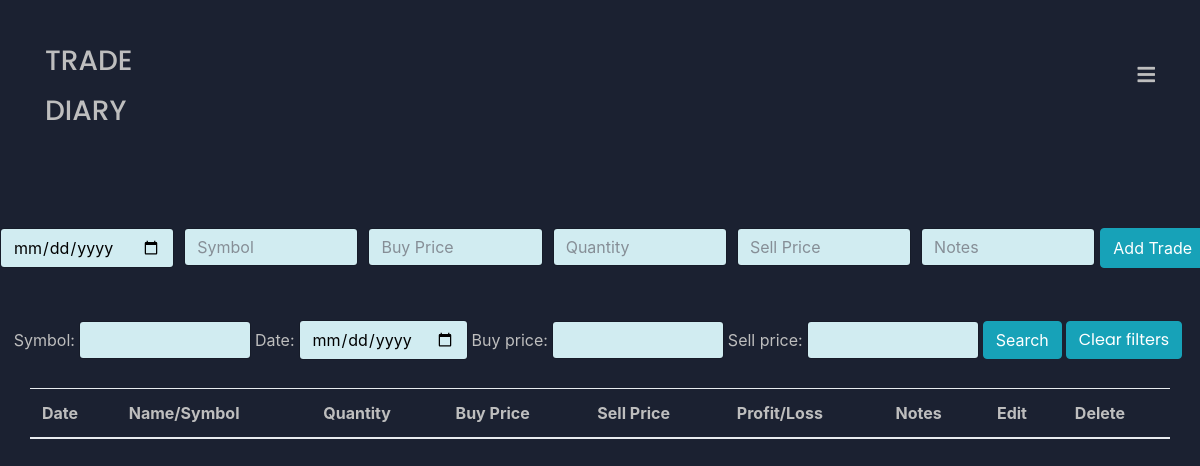
The app's page /tradesheet/, older data.
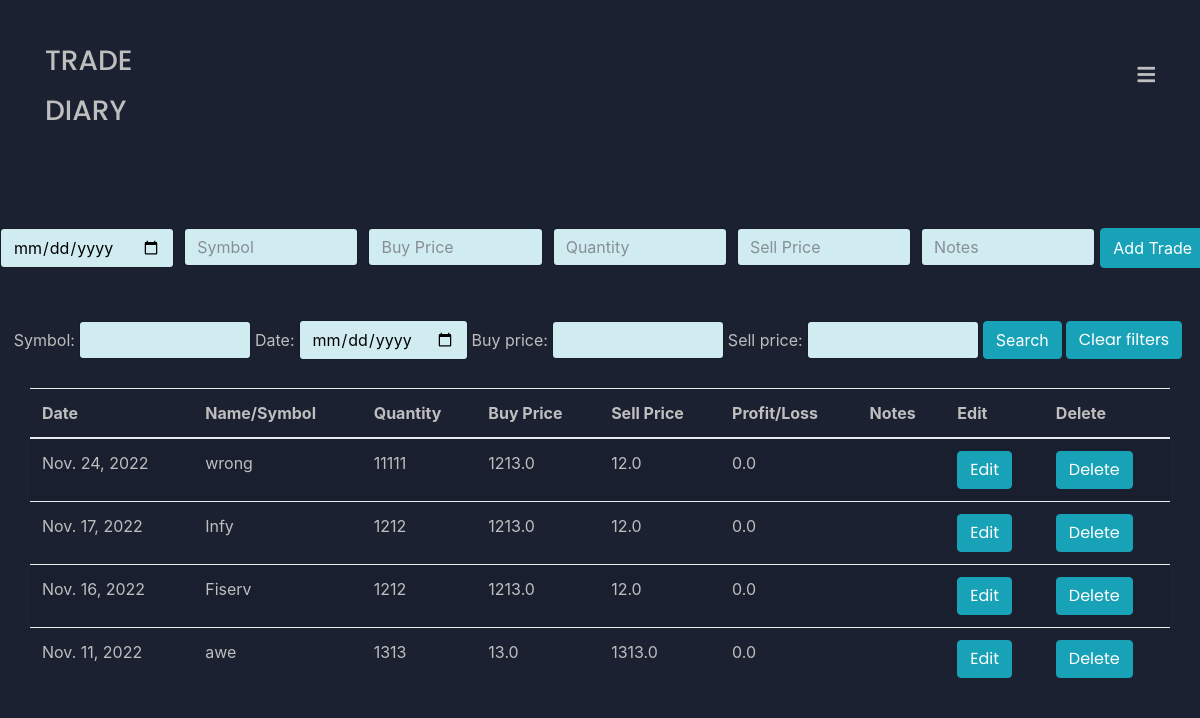
The same page, newer data.
### TradeSheet/models.py (models this page shows, shortened)
class TradeSheet(models.Model):
    date = models.DateField(auto_now=False, auto_now_add=False,blank=True,default=datetime.now)
    symbol = models.CharField(max_length=8)
    no_of_shares = models.IntegerField(default=0)
    buy_price = models.FloatField(default=0)
    sell_price = models.FloatField(default=0)
    profit_loss = models.FloatField(default=0)
    notes = models.TextField(default="")
    class Meta:
        verbose_name = ("Trading Sheet")
        ordering = ("-date",)

### TradeSheet/views.py (the view)
# urls.py: path('',views.displaysheet, name="tradesheet"),
def displaysheet(request):
    if request.method == "POST":
        form = TradeSheetForm(request.POST or None)
        if form.is_valid():
            form.save()
            messages.success(request, ("Trade Added!s"))
        else:
            for field in form:
                print("Field Error:", field.name,  field.errors)
        return redirect('tradesheet')
    else:
        sheet = TradeSheet.objects.all().values()
        myFilter = TradeSheetFilter(request.GET,queryset=sheet)
        sheet = myFilter.qs
        context = {'sheet':sheet, 'myFilter':myFilter}
        return render(request,'tradesheet.html',context)

### TradeSheet/templates/tradesheet.html (shortened to what this page needs)
{% extends 'base.html' %}
{% load mathfilters %}
{% block body %}
<br><br>
{% load static %}
<link rel="stylesheet" href="{% static 'Trade.css' %}">
<form method="POST" action="">
  <div class="form-row">
    <div class="col">
      <input type="date" class="form-control" placeholder="Date" name="date">
    </div>
    <div class="col">
      <input type="text" class="form-control" placeholder="Symbol" name="symbol">
    </div>
    <div class="col">
      <input type="text" class="form-control" placeholder="Buy Price" name="buy_price">
    </div>
    <div class="col">
      <input type="text" class="form-control" placeholder="Quantity" name="no_of_shares">
    </div>
    <div class="col">
      <input type="text" class="form-control" placeholder="Sell Price" name="sell_price">
    </div>
    <div class="col">
      <input type="text" class="form-control" placeholder="Notes" name="notes">
    </div>
    <button type="submit" class="btn btn-info">Add Trade</button>
  </div>
</form>
<br><br>
<div class="row">
  <div class="col">
        <div>
        <form method="get" class="form-inline justify-content-center">
        {{myFilter.form}}
        <button type="submit" class="btn btn-info">Search</button>
        {% if myFilter.is_bound %}
        <a href="{% url 'tradesheet' %}" class="btn btn-info m-1" role="button">Clear filters</a>
        {% endif %}
        </form>
        <br>
    </div>
  </div>
</div>
<table class="table table-hover table-striped navbar-center" style = "width: 95%;">
    <thead>
      <tr>
        <th scope="col">Date</th>
        <th scope="col">Name/Symbol</th>
        <th scope="col">Quantity</th>
        <th scope="col">Buy Price</th>
        <th scope="col">Sell Price</th>
        <th scope="col">Profit/Loss</th>
        <th scope="col">Notes</th>
        <th scope="col">Edit</th>
        <th scope="col">Delete</th>
      </tr>
    </thead>
    <tbody>
        {% for i in sheet %}
            <tr>
            <td>{{i.date}}</td>
            <td>{{i.symbol}}</td>
            <td>{{i.no_of_shares}}</td>
            <td>{{i.buy_price}}</td>
            <td>{{i.sell_price}}</td>
            <td>{{i.profit_loss}}</td>
            <td>{{i.notes}}</td>
            <td><a href="{% url 'editTrade' i.id %}" class="btn btn-info" role="button" aria-pressed="true" >Edit</a></td>
            <td><a href="{% url 'deleteTrade' i.id %}" class="btn btn-info" role="button" aria-pressed="true">Delete</a></td>
            </tr>
        {% endfor %}
    </tbody>
  </table>
{% endblock body %}

### templates/base.html (shortened to what this page needs)
{% load static %}
<!doctype html>
<html lang="en">
<head>
<link rel="stylesheet" href="{% static 'Trade.css' %}">
</head>
<header>
  <div class="container">
    <div class="row">
      <div class="col col-md-3">
        <h3>TRADE</h3>
        <h3>DIARY</h3>
      </div>
      <div class="col col-4 col-md-9">
        <div id="mobilemenu">
          <a href="#"><i class="fa fa-bars"></i></a>
        </div>
      </div>
    </div>
  </div>
</header>
  {% block body %}
    {% endblock body %}
</html>

### TradeSheet/templates/tradesheet.html (style rules this page uses)
.navbar-center { position: absolute; left: 50%; transform: translatex(-50%); }

Row changes from the older to the newer data that the page shows:
added TradeSheet: date "Nov. 24, 2022", symbol "wrong", no_of_shares "11111", buy_price "1213.0", sell_price "12.0", profit_loss "0.0"
added TradeSheet: date "Nov. 17, 2022", symbol "Infy", no_of_shares "1212", buy_price "1213.0", sell_price "12.0", profit_loss "0.0"
added TradeSheet: date "Nov. 16, 2022", symbol "Fiserv", no_of_shares "1212", buy_price "1213.0", sell_price "12.0", profit_loss "0.0"
added TradeSheet: date "Nov. 11, 2022", symbol "awe", no_of_shares "1313", buy_price "13.0", sell_price "1313.0", profit_loss "0.0"
